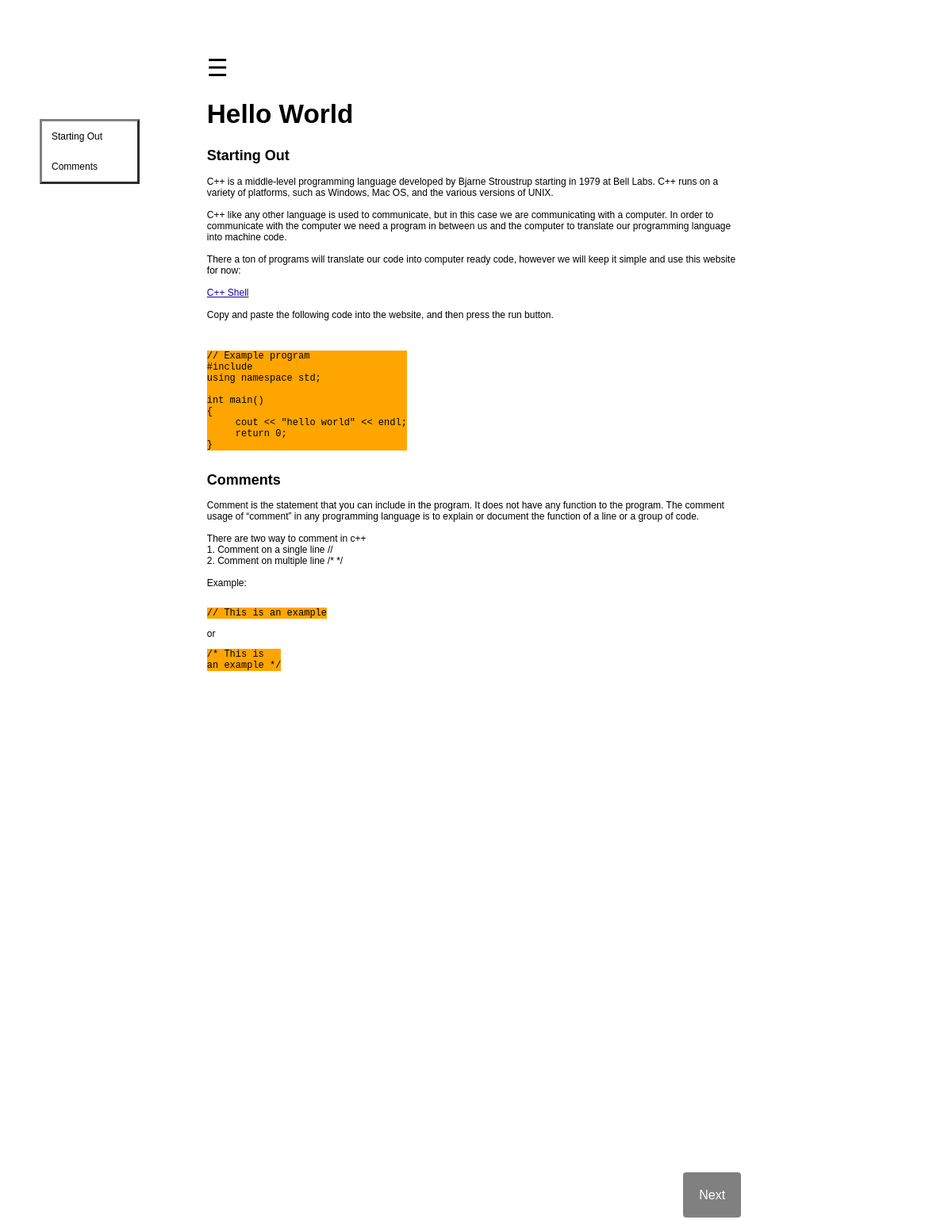
The app's page /lessons/1/ with its own data.
### lessons/models.py (models this page shows, shortened)
class Lesson(models.Model):
    name = models.CharField(max_length=100)
    lesson_id = models.IntegerField()
    pub_date = models.DateTimeField('date published')
    def was_published_recently(self):
        now = timezone.now()
        return now - datetime.timedelta(days=1) <= self.pub_date <= now
    was_published_recently.admin_order_field = 'pub_date'
    was_published_recently.boolean = True
    was_published_recently.short_description = 'Published recently?'

class Entry(models.Model):
    lesson = models.ForeignKey(Lesson)
    lesson_header = models.CharField(max_length=100)
    lesson_text = models.TextField()
    mod_date = models.DateField()

### lessons/views.py (the view)
# urls.py: url(r'^(?P<pk>[0-9]+)/$', views.DetailView.as_view(), name='detail'),
class DetailView(generic.DetailView):
    model = Lesson
    template_name = 'lessons/detail.html'
    def get_queryset(self):
        return Lesson.objects.order_by('lesson_id')

### lessons/templates/lessons/detail.html (shortened to what this page needs)
{% extends "base.html" %}
{% block content %}
<h1>{{ lesson.name }}</h1>
{% for entry in lesson.entry_set.all %}
<span id={{entry.lesson_header}}>
<h2>{{ entry.lesson_header }}</h2></a>
    <p><label for="entry{{ forloop.counter }}">{% autoescape off %}{{ entry.lesson_text }}{% endautoescape %}</label><br /></p>
{% endfor %}
<p align=right><a href="/../lessons/exercise/{{lesson.lesson_id}}" class="button"><span><font-size=14px>Next</font></span></a>
</div>
<div id="mySidenav2" class="sidenav2">
 {% for entry in lesson.entry_set.all %}
 <a href=#{{entry.lesson_header}}>{{entry.lesson_header}}</a>
 {% endfor %}
 </div>
{% endblock %}

### lessons/static/lessons/style.css (style rules this page uses)
A:link { text-decoration: underline; color: #1b00a2; font-family: Arial; }
h1 { color: black; font-size: 25pt; font-family: Arial; }
pre { display: inline-block; background: orange; }
.button { border-radius: 4px; background-color: gray !important; border: none; color: white !important; text-align: center; text-decoration: none !important; font-size: 16px; padding: 20px; width: 100px; transition: all 0.5s; cursor: crosshair; margin: 5px; }
.button span { cursor: crosshair; display: inline-block; position: relative; transition: 0.5s; text-decoration: none !important; }
.button span:after { content: '\00bb'; position: absolute; opacity: 0; top: 0; right: -20px; color: white; background-color: gray; transition: 0.5s; text-decoration: none !important; }
.sidenav2 { top: 150px; width: 10%; left: 50px; border-style: outset; border-color: gray; position: fixed; }
.sidenav2 a { background-color: white; color: black; display: block; padding: 12px; text-decoration: none !important; }
.sidenav2 a:not(:last-child) { border-bottom: none; }

### records on screen
Lesson: name "Hello World"
Entry: lesson_header "Starting Out", lesson_text "C++ is a middle-level programming language developed by Bjarne Stroustrup starting in 1979 at Bell Labs. C++ runs on a variety of platforms, such as Windows, Mac OS, and the various versions of UNIX. C++ like any other language is used to communicate, but in this case we are communicating with a computer. In order to communicate with the computer we need a program in between us and the computer to translate our programming language into machine code. There a ton of programs will translate our code into computer ready code, however we will keep it simple and use this website for now: C++ Shell Copy and paste the following code into the website, and then press the run button. // Example…"
Entry: lesson_header "Comments", lesson_text "Comment is the statement that you can include in the program. It does not have any function to the program. The comment usage of “comment” in any programming language is to explain or document the function of a line or a group of code. There are two way to comment in c++ 1. Comment on a single line // 2. Comment on multiple line /* */ Example: // This is an example or /* This is an example */"
